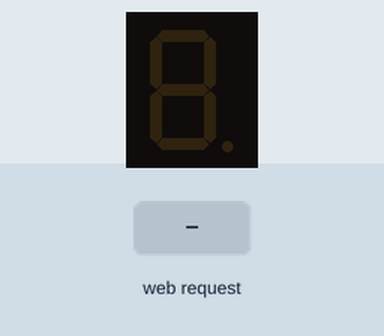
The sketch below on a simulated ESP8266 (NodeMCU). Shown: 1-digit seven-segment display. Wiring (inferred from the names in the program): 1-digit 7-segment display, segments lit when HIGH: segments D1, D2, D3, D4, D6, D7, D8. The inputs (shaded band) are chosen by the test bench. WiFi joins after 1.5 s; servers stay silent unless stated; the segment pins are drawn as the display they are named for; what the sketch prints to the serial monitor is not drawn.

Above: at 2.7 s.
2.8 s: HTTP request GET /action_page?ascii=1 received
At 3.2 s:
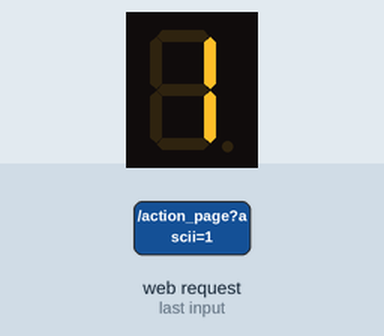
4.3 s: HTTP request GET /action_page?ascii=120 received
At 6.3 s:
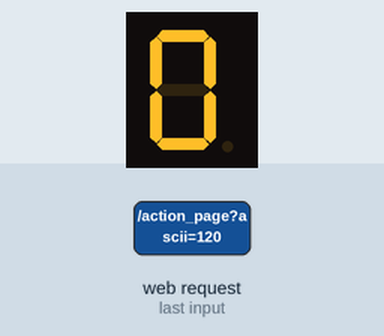
Timing chart, 0 to 7.8 s (numbered marks = the images above; inputs shaded):
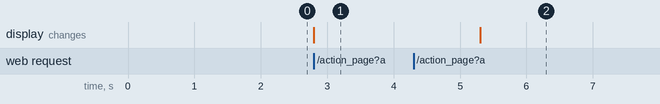

Measured:
- after the input at 2.8 s, the display: changes at once (image 1)
- after the input at 4.3 s, the display: changes after 1.0 s (image 2)

The sketch:

sevenseg.ino
```cpp
#include <ESP8266WiFi.h>
#include <WiFiClient.h>
#include <ESP8266WebServer.h>

const char ASCII_conv[] PROGMEM = R"=====(
<html>
<head>
<script type="text/javascript">
function convert(ch){
 var index=0;
 var i=ch.charCodeAt(index);
 document.getElementById("ass").value=i;
}
</script>
</head>
<body>
<p><h1><center>ASCII CONVERTER</h1></center></p>
<form action="/action_page">
<h3><b>User Input</b></h3>
<input type="text" id="alp" name="alpha" placeholder="Alphabet" required="req" oninput="convert(this.value)" onchange="convert(this.value)">
<h3><b>ASCII Code</b></h3>
<input type="text" id="ass" name="ascii" placeholder="ascii">
<input type="submit" name="sub">
</form>
</body>
</html>

)=====";

const int A=D1;
const int B=D2;
const int C=D3;
const int D=D4;
const int E=D6;
const int F=D7;
const int G=D8;

const char* ssid = "spectra";
const char* password = "Danush@singam123";

ESP8266WebServer server;

void handleRoot()
{
  server.send_P(200,"text/html",ASCII_conv);
}
void handleSub()
{
  String a = server.arg("ascii");
  String i = server.arg("alpha");

  Serial.print("The alphabet entered is=");
  Serial.println(i);
  Serial.print("The corresponding ascii code=");
  Serial.println(a);
  String s = "<html><body><center><h1> VALUES SUBMITTED TO ESP8266</h1></center></body></html>";
  server.send(200 ,"text/html", s);

  int n = a.toInt();

  while(n!=0)
  {
    int rem=n%10;
    n=n/10;
    sevenSeg(rem);
    Serial.println(rem);
    delay(2500);
  }


}
void setup(void){

  pinMode(A,OUTPUT);  digitalWrite(A,LOW);
  pinMode(B,OUTPUT);  digitalWrite(B,LOW);
  pinMode(C,OUTPUT);  digitalWrite(C,LOW);
  pinMode(D,OUTPUT);  digitalWrite(D,LOW);
  pinMode(E,OUTPUT);  digitalWrite(E,LOW);
  pinMode(F,OUTPUT);  digitalWrite(F,LOW);
  pinMode(G,OUTPUT);  digitalWrite(G,LOW);

  WiFi.begin(ssid, password);     //Connect to your WiFi router

 Serial.begin(115200);

  Serial.println("");

  // Wait for connection
  while (WiFi.status() != WL_CONNECTED) {
    delay(500);
    Serial.print(".");
  }

  //If connection successful show IP address in serial monitor
  Serial.println("");
  Serial.print("Connected to ");
  Serial.println("WiFi");
  Serial.print("IP address: ");
  Serial.println(WiFi.localIP());

   server.on("/",handleRoot);
   server.on("/action_page",handleSub);

   server.begin();
   Serial.println("HTTP server started");
 }

void loop(void){
  server.handleClient();          //Handle client requests
}


void sevenSeg(int num){
   if(num==0){
     onA(); onB(); onC(); onD(); onE(); onF();
      offG();
      }
    else if(num==1){
      onB(); onC();
      offA(); offD(); offE(); offF(); offG();
      }
    else if(num==2){
      onA(); onB(); onG(); onE(); onD();
      offF(); offC();
      }
    else if(num==3){
      onA(); onB(); onG(); onC(); onD();
      offE(); offF();
      }
    else if(num==4){
      onF(); onG(); onB(); onC();
      offA(); offE(); offD();
      }
    else if(num==5){
      onA(); onF(); onG(); onC(); onD();
      offB(); offE();
      }
    else if(num==6){
      onA(); onC(); onD(); onE(); onF(); onG();
      offB();
      }
    else if(num==7){
      onA(); onB(); onC();
      offD(); offE(); offF(); offG();
      }
    else if(num==8){
      offA(); offB(); offC(); offD(); offE(); offF(); offG();
      }
    else if(num==9){
      onA(); onB(); onC(); onF(); onG();
      offE(); offD();
      }
}
/*THESE FUNCTIONS ARE SELF EXPLATNATORY FOR CONTROLLING(ON/OFF) THE 7SEGMENT LED DISPLAY */
void onA(){ digitalWrite(A,HIGH);} void offA(){ digitalWrite(A,LOW);}
void onB(){ digitalWrite(B,HIGH);} void offB(){ digitalWrite(B,LOW);}
void onC(){ digitalWrite(C,HIGH);} void offC(){ digitalWrite(C,LOW);}
void onD(){ digitalWrite(D,HIGH);} void offD(){ digitalWrite(D,LOW);}
void onE(){ digitalWrite(E,HIGH);} void offE(){ digitalWrite(E,LOW);}
void onF(){ digitalWrite(F,HIGH);} void offF(){ digitalWrite(F,LOW);}
void onG(){ digitalWrite(G,HIGH);} void offG(){ digitalWrite(G,LOW);}
```
